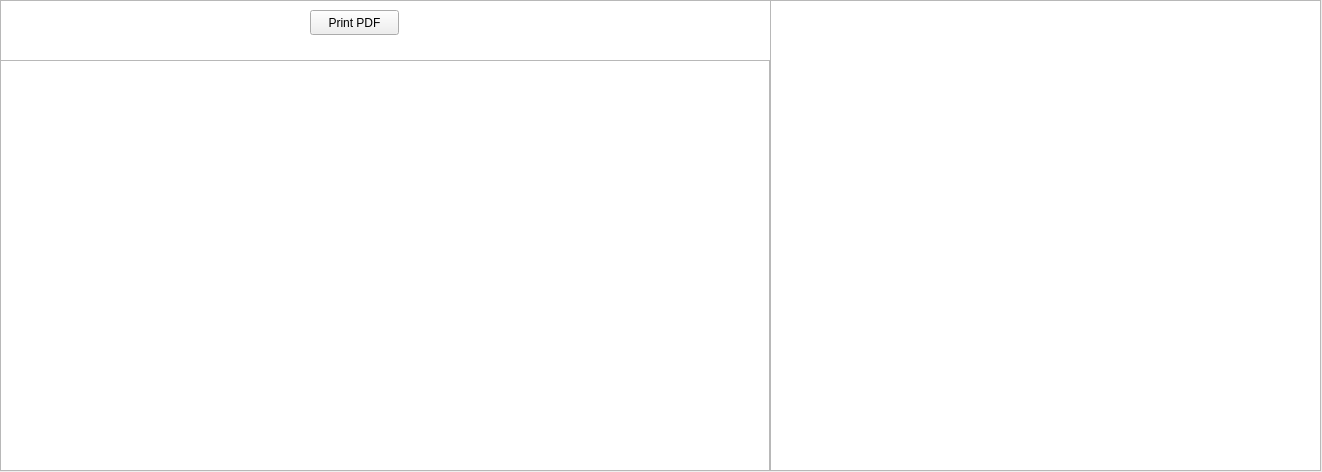
<?xml version="1.0" encoding="UTF-8"?>
<ui version="4.0">
 <class>HeatMap</class>
 <widget class="QWidget" name="HeatMap">
  <property name="geometry">
   <rect>
    <x>0</x>
    <y>0</y>
    <width>1322</width>
    <height>472</height>
   </rect>
  </property>
  <property name="windowTitle">
   <string>Form</string>
  </property>
  <widget class="QGraphicsView" name="trafficCanvas">
   <property name="geometry">
    <rect>
     <x>0</x>
     <y>60</y>
     <width>770</width>
     <height>411</height>
    </rect>
   </property>
  </widget>
  <widget class="QGraphicsView" name="header">
   <property name="geometry">
    <rect>
     <x>0</x>
     <y>0</y>
     <width>771</width>
     <height>61</height>
    </rect>
   </property>
  </widget>
  <widget class="QLabel" name="scale">
   <property name="geometry">
    <rect>
     <x>890</x>
     <y>20</y>
     <width>81</width>
     <height>31</height>
    </rect>
   </property>
   <property name="font">
    <font>
     <pointsize>15</pointsize>
     <italic>false</italic>
     <underline>false</underline>
     <strikeout>false</strikeout>
    </font>
   </property>
   <property name="text">
    <string>&lt;html&gt;&lt;head/&gt;&lt;body&gt;&lt;p&gt;Scale&lt;/p&gt;&lt;/body&gt;&lt;/html&gt;</string>
   </property>
   <property name="alignment">
    <set>Qt::AlignCenter</set>
   </property>
   <property name="wordWrap">
    <bool>false</bool>
   </property>
  </widget>
  <widget class="QPushButton" name="print">
   <property name="geometry">
    <rect>
     <x>310</x>
     <y>10</y>
     <width>89</width>
     <height>25</height>
    </rect>
   </property>
   <property name="text">
    <string>Print PDF</string>
   </property>
  </widget>
  <widget class="QGraphicsView" name="sidenav">
   <property name="geometry">
    <rect>
     <x>770</x>
     <y>0</y>
     <width>551</width>
     <height>471</height>
    </rect>
   </property>
  </widget>
 </widget>
 <resources/>
 <connections/>
</ui>
